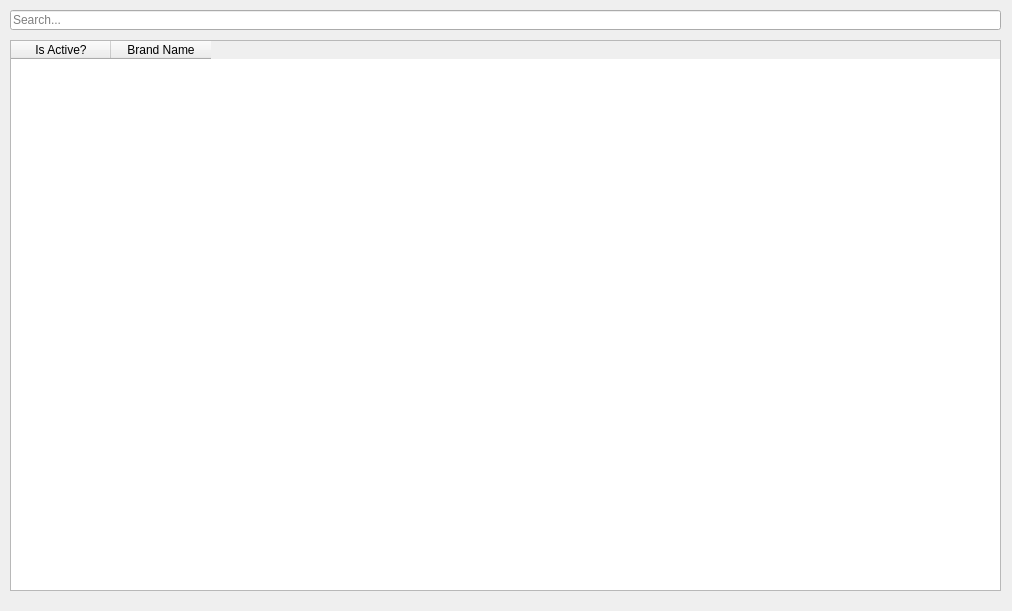
<?xml version="1.0" encoding="UTF-8"?>
<ui version="4.0">
 <class>Dialog</class>
 <widget class="QDialog" name="Dialog">
  <property name="windowModality">
   <enum>Qt::ApplicationModal</enum>
  </property>
  <property name="geometry">
   <rect>
    <x>0</x>
    <y>0</y>
    <width>1012</width>
    <height>611</height>
   </rect>
  </property>
  <property name="windowTitle">
   <string>Dialog</string>
  </property>
  <widget class="QLineEdit" name="search">
   <property name="geometry">
    <rect>
     <x>10</x>
     <y>10</y>
     <width>991</width>
     <height>20</height>
    </rect>
   </property>
   <property name="placeholderText">
    <string>Search...</string>
   </property>
  </widget>
  <widget class="QTableWidget" name="log">
   <property name="geometry">
    <rect>
     <x>10</x>
     <y>40</y>
     <width>991</width>
     <height>551</height>
    </rect>
   </property>
   <column>
    <property name="text">
     <string>Is Active?</string>
    </property>
   </column>
   <column>
    <property name="text">
     <string>Brand Name</string>
    </property>
   </column>
  </widget>
 </widget>
 <resources/>
 <connections/>
</ui>
